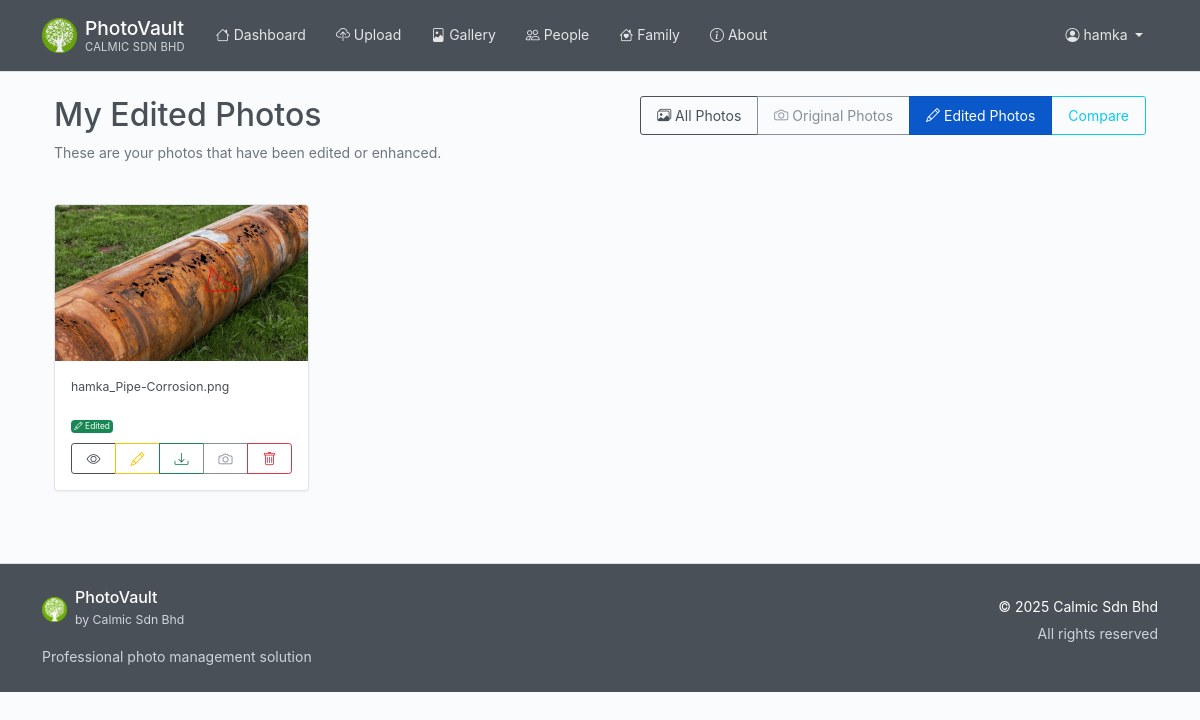
Page /photos/edited (signed in) on the committed database.
### photovault/models/__init__.py (models this page shows, shortened)
class User(UserMixin, db.Model):
    id = db.Column(db.Integer, primary_key=True)
    username = db.Column(db.String(80), unique=True, nullable=False)
    email = db.Column(db.String(120), unique=True, nullable=False)
    password_hash = db.Column(db.String(255), nullable=False)
    created_at = db.Column(db.DateTime, default=datetime.utcnow)
    is_active = db.Column(db.Boolean, default=True)
    is_admin = db.Column(db.Boolean, default=False, nullable=False)
    is_superuser = db.Column(db.Boolean, default=False, nullable=False)
    photos = db.relationship('Photo', backref='user', lazy=True, cascade='all, delete-orphan')
    albums = db.relationship('Album', backref='user', lazy=True, cascade='all, delete-orphan')
    people = db.relationship('Person', backref='user', lazy=True, cascade='all, delete-orphan')

class Photo(db.Model):
    id = db.Column(db.Integer, primary_key=True)
    filename = db.Column(db.String(255), nullable=False)
    original_name = db.Column(db.String(255), nullable=False)
    file_path = db.Column(db.String(500), nullable=False)
    thumbnail_path = db.Column(db.String(500))
    file_size = db.Column(db.Integer)
    width = db.Column(db.Integer)
    height = db.Column(db.Integer)
    mime_type = db.Column(db.String(100))
    upload_source = db.Column(db.String(50), default='file')  # 'file' or 'camera'
    created_at = db.Column(db.DateTime, default=datetime.utcnow)
    updated_at = db.Column(db.DateTime, default=datetime.utcnow, onupdate=datetime.utcnow)
    user_id = db.Column(db.Integer, db.ForeignKey('user.id'), nullable=False)
    album_id = db.Column(db.Integer, db.ForeignKey('album.id'), nullable=True)
    photo_date = db.Column(db.Date)           # Best guess at actual photo date
    date_text = db.Column(db.String(100))     # Text like "Summer 1987", "Christmas 1985"
    date_circa = db.Column(db.Boolean, nullable=False, default=False)  # True if date is approximate
    location_text = db.Column(db.String(200))  # "Grandma's house", "School playground"
    occasion = db.Column(db.String(200))       # "Wedding day", "Birthday party"
    condition = db.Column(db.String(50))       # "Excellent", "Faded", "Torn", "Stained"
    photo_source = db.Column(db.String(100))   # "Family album", "Shoebox", "Frame"
    back_text = db.Column(db.Text)             # Text written on back of photo
    needs_restoration = db.Column(db.Boolean, nullable=False, default=False)
    auto_enhanced = db.Column(db.Boolean, nullable=False, default=False)
    processing_notes = db.Column(db.Text)
    edited_filename = db.Column(db.String(255))  # Stores the filename of the edited image
    paired_photo_id = db.Column(db.Integer, db.ForeignKey('photo.id'))
    is_back_side = db.Column(db.Boolean, nullable=False, default=False)
    people = db.relationship('Person', secondary='photo_people', lazy='subquery',
                           backref=db.backref('photos', lazy=True, overlaps="photo_people_records"),
                           overlaps="photo_people_records")
    photo_people_records = db.relationship('PhotoPerson', back_populates='photo', overlaps="people,photos")

### photovault/routes/gallery.py (the view)
@gallery_bp.route('/photos/edited')
@login_required
def edited():
    try:
        from photovault.models import Photo
        page = request.args.get('page', 1, type=int)
        photos = Photo.query.filter_by(user_id=current_user.id)\
                          .filter(Photo.edited_filename.isnot(None))\
                          .order_by(Photo.created_at.desc())\
                          .paginate(page=page, per_page=20, error_out=False)
    except Exception as e:
        photos = None
        flash('Photo database not ready.', 'info')
    return render_template('gallery/edited.html', photos=photos)

### photovault/templates/gallery/edited.html (shortened to what this page needs)
{% extends "base.html" %}
{% block content %}
<div class="container mt-4">
    <div class="row mb-4">
        <div class="col">
            <h2>My Edited Photos</h2>
            <p class="text-muted">These are your photos that have been edited or enhanced.</p>
        </div>
        <div class="col-auto">
            <div class="btn-group" role="group">
                <a href="{{ url_for('gallery.photos') }}" class="btn btn-outline-primary">
                    <i class="bi bi-images"></i> All Photos
                </a>
                <a href="{{ url_for('gallery.originals') }}" class="btn btn-outline-secondary">
                    <i class="bi bi-camera"></i> Original Photos
                </a>
                <button class="btn btn-primary active">
                    <i class="bi bi-pencil"></i> Edited Photos
                </button>
                <a href="{{ url_for('gallery.compare_photos') }}" class="btn btn-outline-info">
                     Compare
                </a>
            </div>
        </div>
    </div>
    {% if photos and photos.items %}
    <div class="row" id="photoGrid">
        {% for photo in photos.items %}
        <div class="col-md-3 mb-4">
            <div class="card h-100">
                {% if photo.edited_filename %}
                    <img src="{{ url_for('gallery.uploaded_file', user_id=photo.user_id, filename=photo.edited_filename) }}"
                         class="card-img-top"
                         alt="{{ photo.original_name }} (Edited)">
                {% else %}
                    <img src="{{ url_for('gallery.uploaded_file', user_id=photo.user_id, filename=photo.filename) }}"
                         class="card-img-top"
                         alt="{{ photo.original_name }}">
                {% endif %}
                <div class="card-body d-flex flex-column">
                    <p class="card-text small flex-grow-1">{{ photo.original_name }}</p>
                    <div class="mb-2">
                        <span class="badge bg-success">
                            <i class="bi bi-pencil"></i> Edited
                        </span>
                    </div>
                    <div class="btn-group btn-group-sm" role="group">
                        <a href="{{ url_for('gallery.view_photo', photo_id=photo.id) }}" class="btn btn-outline-primary" title="View photo details">
                            <i class="bi bi-eye"></i>
                        </a>
                        <a href="{{ url_for('main.edit_photo', photo_id=photo.id) }}" class="btn btn-outline-warning" title="Edit photo">
                            <i class="bi bi-pencil"></i>
                        </a>
                        {% if photo.edited_filename %}
                        <a href="{{ url_for('gallery.uploaded_file', user_id=photo.user_id, filename=photo.edited_filename) }}"
                           download="{{ photo.original_name }}_edited"
                           class="btn btn-outline-success"
                           title="Download edited version">
                            <i class="bi bi-download"></i>
                        </a>
                        {% endif %}
                        <a href="{{ url_for('gallery.uploaded_file', user_id=photo.user_id, filename=photo.filename) }}"
                           target="_blank"
                           class="btn btn-outline-secondary"
                           title="View original version">
                            <i class="bi bi-camera"></i>
                        </a>
                        <button class="btn btn-outline-danger" onclick="deletePhoto({{ photo.id }})" title="Delete photo">
                            <i class="bi bi-trash"></i>
                        </button>
                    </div>
                </div>
            </div>
        </div>
        {% endfor %}
    </div>
    {% endif %}
</div>
{% endblock %}

### photovault/templates/base.html (shortened to what this page needs)
<!DOCTYPE html>
<html lang="en">
<head>
    <link href="https://cdn.jsdelivr.net/npm/bootstrap@5.1.3/dist/css/bootstrap.min.css" rel="stylesheet"
>
    <link rel="stylesheet" href="https://cdn.jsdelivr.net/npm/bootstrap-icons@1.11.3/font/bootstrap-icons.css">
    <link rel="stylesheet" href="{{ url_for('static', filename='css/style.css') }}">
</head>
<body>
    <nav class="navbar navbar-expand-lg navbar-dark" role="navigation" aria-label="Main navigation">
        <div class="container">
            <a class="navbar-brand d-flex align-items-center" href="{{ url_for('main.index') }}" aria-label="PhotoVault Home">
                <div class="logo-container me-2 d-flex align-items-center">
                    <img src="{{ url_for('static', filename='img/calmic-logo.png') }}"
                         alt="Calmic Logo"
                         height="35"
                         class="logo-img"
                         onload="this.parentNode.querySelector('.logo-fallback').style.display='none';"
                         onerror="this.style.display='none'; this.parentNode.querySelector('.logo-fallback').style.display='flex';">
                </div>
                <div class="brand-text">
                    <div class="brand-name">{{ app_title if app_title else 'PhotoVault' }}</div>
                    <div class="company-name">{{ company_info.name if company_info else 'Calmic Sdn Bhd' }}</div>
                </div>
            </a>
            <div class="collapse navbar-collapse" id="navbarNav">
                {% if current_user.is_authenticated %}
                <div class="navbar-nav me-auto">
                    <a class="nav-link {{ 'active' if request.endpoint == 'main.dashboard' }}"
                       href="{{ url_for('main.dashboard') }}" aria-current="{% if request.endpoint == 'main.dashboard' %}page{% endif %}">
                        <i class="bi bi-house" aria-hidden="true"></i> Dashboard
                    </a>
                    <a class="nav-link {{ 'active' if request.endpoint == 'photo.upload_photo' }}"
                       href="/upload" aria-current="{% if request.endpoint == 'photo.upload_photo' %}page{% endif %}">
                        <i class="bi bi-cloud-upload" aria-hidden="true"></i> Upload
                    </a>
                    <a class="nav-link"
                       href="/gallery" aria-current="page">
                        <i class="bi bi-file-image" aria-hidden="true"></i> Gallery
                    </a>
                    <a class="nav-link {{ 'active' if request.endpoint == 'main.people' }}"
                       href="{{ url_for('main.people') }}" aria-current="{% if request.endpoint == 'main.people' %}page{% endif %}">
                        <i class="bi bi-people" aria-hidden="true"></i> People
                    </a>
                    <a class="nav-link {{ 'active' if request.endpoint and request.endpoint.startswith('family.') }}"
                       href="{{ url_for('family.index') }}" aria-current="{% if request.endpoint and request.endpoint.startswith('family.') %}page{% endif %}">
                        <i class="bi bi-house-heart" aria-hidden="true"></i> Family
                    </a>
                    <a class="nav-link {{ 'active' if request.endpoint == 'main.about' }}"
                       href="{{ url_for('main.about') }}" aria-current="{% if request.endpoint == 'main.about' %}page{% endif %}">
                        <i class="bi bi-info-circle" aria-hidden="true"></i> About
                    </a>
                </div>
                <div class="navbar-nav ms-auto">
                    <div class="nav-item dropdown">
                        <a class="nav-link dropdown-toggle" href="#" id="userDropdown" role="button"
                           data-bs-toggle="dropdown" aria-expanded="false" aria-label="User menu for {{ current_user.username }}">
                            <i class="bi bi-person-circle" aria-hidden="true"></i>
                            <span class="d-none d-sm-inline">{{ current_user.username }}</span>
                        </a>
                    </div>
                </div>
                {% endif %}
            </div>
        </div>
    </nav>
    <main class="container my-4" id="main-content" role="main">
        {% block content %}{% endblock %}
    </main>
    <footer class="py-4 mt-5" role="contentinfo">
        <div class="container">
            <div class="row">
                <div class="col-md-6 mb-3 mb-md-0">
                    <div class="d-flex align-items-center mb-3">
                        <div class="footer-logo-container me-2 d-flex align-items-center">
                            <img src="{{ url_for('static', filename='img/calmic-logo.png') }}"
                                 alt="Calmic Logo"
                                 height="25"
                                 class="footer-logo-img"
                                 onload="this.parentNode.querySelector('.footer-logo-fallback').style.display='none';"
                                 onerror="this.style.display='none'; this.parentNode.querySelector('.footer-logo-fallback').style.display='flex';">
                        </div>
                        <div>
                            <h6 class="mb-0">{{ app_title if app_title else 'PhotoVault' }}</h6>
                            <small class="text-muted">by {{ company_info.name if company_info else 'Calmic Sdn Bhd' }}</small>
                        </div>
                    </div>
                    <p class="text-muted mb-0">Professional photo management solution</p>
                </div>
                <div class="col-md-6 text-md-end">
                    <p class="mb-1">{{ company_copyright if company_copyright else '© 2025 Calmic Sdn Bhd' }}</p>
                    <p class="text-muted mb-0">All rights reserved</p>
                </div>
            </div>
        </div>
    </footer>
</body>
</html>

### photovault/static/css/style.css (style rules this page uses)
body { font-family: -apple-system, BlinkMacSystemFont, 'Segoe UI', Roboto, 'Helvetica Neue', Arial, sans-serif; font-size: 14px; line-height: 1.6; color: #495057; background-color: #fafbfc; font-weight: 400; }
:root { --primary-color: #495057; --secondary-color: #868e96; --success-color: #51a351; --info-color: #5bc0de; --warning-color: #f0ad4e; --danger-color: #d9534f; --light-bg: #fafbfc; --lighter-bg: #ffffff; --border-color: #e1e5e9; --text-muted: #6c757d; --text-dark: #495057; }
.navbar-brand { font-weight: 500; font-size: 1.2rem; padding: 0.5rem 0; color: #ffffff !important; }
.navbar-brand img { border-radius: 2px; opacity: 0.9; }
.brand-text { line-height: 1.3; }
.brand-name { font-size: 1.2rem; font-weight: 500; color: #ffffff; margin-bottom: -1px; }
.company-name { font-size: 0.7rem; color: #ced4da; font-weight: 400; text-transform: uppercase; letter-spacing: 0.2px; }
.navbar-dark { background-color: var(--primary-color) !important; border-bottom: 1px solid #dee2e6; box-shadow: none; }
.navbar-dark .navbar-nav .nav-link { color: rgba(255,255,255,0.85) !important; font-weight: 400; padding: 0.5rem 0.875rem; border-radius: 3px; margin: 0 1px; transition: all 0.15s ease; }
.badge { font-size: 0.6em; font-weight: 400; padding: 0.25em 0.4em; }
.card { border: 1px solid var(--border-color); border-radius: 4px; box-shadow: 0 1px 2px rgba(0,0,0,0.05); transition: box-shadow 0.15s ease; background-color: var(--lighter-bg); }
.btn { border-radius: 3px; font-weight: 400; font-size: 0.875rem; padding: 0.5rem 1rem; transition: all 0.15s ease; border-width: 1px; }
.btn-primary { background-color: var(--primary-color); border-color: var(--primary-color); color: #ffffff; }
.btn-outline-primary { color: var(--primary-color); border-color: var(--primary-color); }
.btn-outline-secondary { color: var(--secondary-color); border-color: var(--secondary-color); }
footer { background-color: var(--primary-color); color: #ffffff; border-top: 1px solid #dee2e6; }
footer .text-muted { color: #ced4da !important; }
.text-muted { color: var(--text-muted) !important; }
.bg-success, .bg-success * { color: #ffffff !important; }
.card { background-color: #ffffff !important; color: #495057 !important; }
.card-body { color: inherit !important; }

### rows in the picture
User: username "hamka"
Photo: user+edited_filename (picture), original_name "hamka_Pipe-Corrosion.png"

### other values in the picture
{{ app_title if app_title else 'PhotoVault' }} "PhotoVault"
{{ company_info.name if company_info else 'Calmic Sdn Bhd' }} "CALMIC SDN BHD"
{{ company_info.name if company_info else 'Calmic Sdn Bhd' }} "Calmic Sdn Bhd"
{{ company_copyright if company_copyright else '© 2025 Calmic Sdn Bhd' }} "© 2025 Calmic Sdn Bhd"
